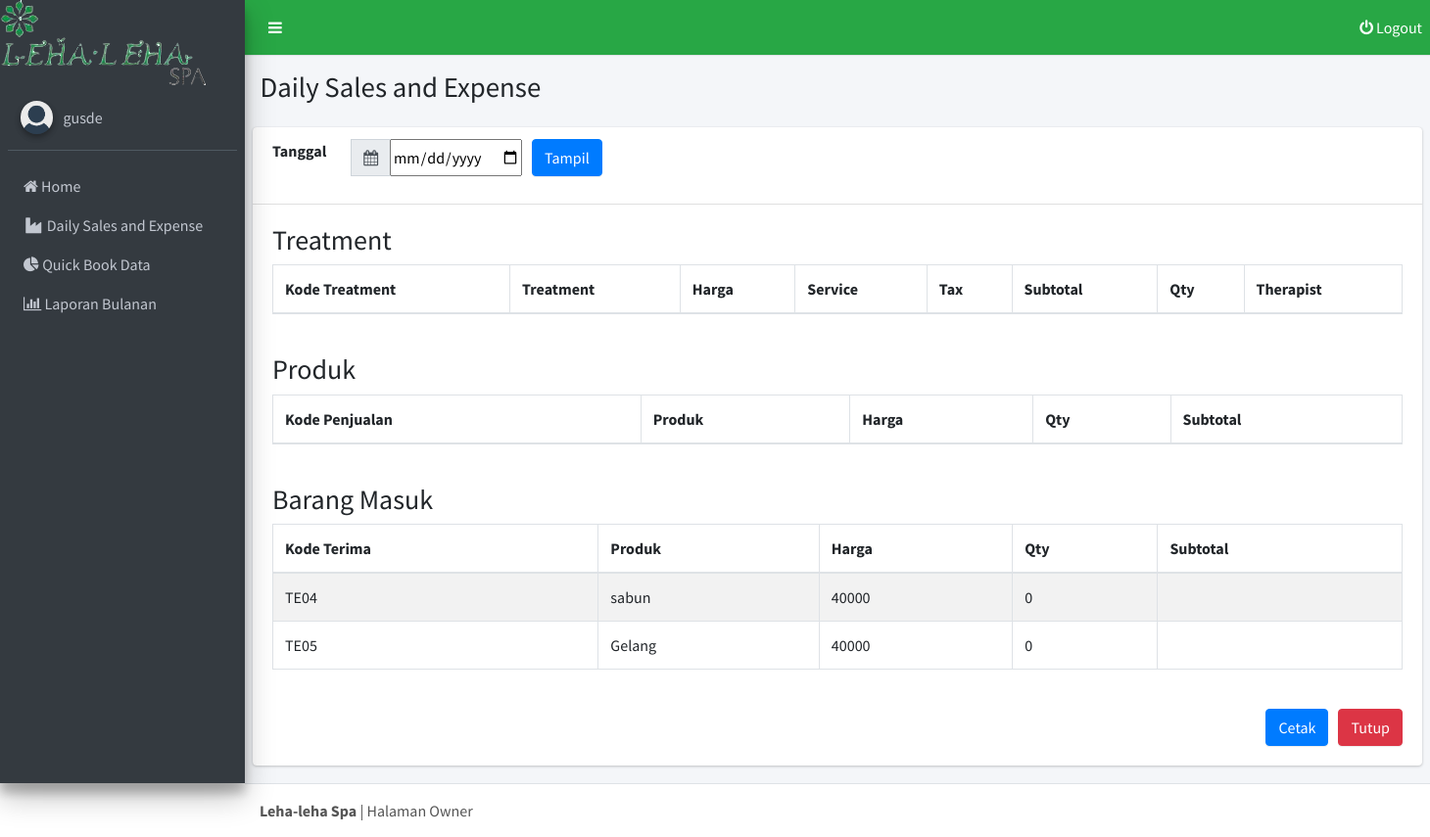
Screenshot of /owner/sales.php (signed in) with the database file from the repository.
### tables this page shows
CREATE TABLE `barang_masuk` (
  `kd_terima` varchar(10) NOT NULL,
  `tgl_terima` date NOT NULL,
  `kd_produk` varchar(10) NOT NULL,
  `kd_suplier` varchar(10) NOT NULL,
  `harga_beli` int(11) NOT NULL,
  `jumlah` int(11) NOT NULL,
  `stok_awal` int(11) NOT NULL,
  `kd_user` varchar(10) NOT NULL
);

CREATE TABLE `produk` (
  `kd_produk` varchar(10) NOT NULL,
  `nama_produk` varchar(15) NOT NULL,
  `harga_jual` int(11) NOT NULL,
  `satuan` varchar(20) NOT NULL,
  `stok` int(11) NOT NULL,
  `tgl_kadaluarsa` date NOT NULL
);

### owner/sales.php (the view, shortened to what this page needs)
<?php
  include 'config.php';
?>
<!DOCTYPE html>
<html>
<head>
  <?php include 'style.php'; ?>
  </head>
<body class="hold-transition sidebar-mini">
<div class="wrapper">
  <?php include 'top.php' ?>
  <?php include 'sidebar.php' ?>
  <div class="content-wrapper">
    <section class="content-header">
      <div class="container-fluid">
        <div class="row mb-2">
          <div class="col-sm-6">
            <h1>Daily Sales and Expense</h1>
          </div>
          </div>
      </div>
    </section>
    <section class="content">
      <div class="row">
        <div class="col-12">
          <div class="card">
            <div class="card-header">
            <form method="GET" action="" name = "form" onsubmit="return qbd()">
              <div class="form-group">
                <div class="input-group">
                  <label>Tanggal</label>
                    <div class="input-group-prepend" style="margin-left:25px;">
                      <span class="input-group-text"><i class="fa fa-calendar"></i></span>
                    </div>
                      <input type="date" name="tgl" id="tgl"/>
                      <button style="margin-left:10px;" type="submit" class="btn btn-primary">Tampil</button>
                </div>
              </div>
            </form>
            </div>
            <div class="card-body">
            <h3>Treatment</h3>
            <?php
            $tgl=$_GET['tgl'];
              ?>
            <?php
              echo "<table id=\"example1\" class= \"table table-bordered table-striped\">
                <thead>
                <tr>
                  <th>Kode Treatment</th>
                  <th>Treatment</th>
                  <th>Harga</th>
                  <th>Service</th>
                  <th>Tax</th>
                  <th>Subtotal</th>
                  <th>Qty</th>
                  <th>Therapist</th>
                </tr>
                </thead>
                <tbody>";
                 echo"</tfoot>
                </table>";
              ?>
            </div>
            <div class="card-body">
            <h3>Produk</h3>
            <?php
              echo "<table id=\"example3\" class= \"table table-bordered table-striped\">
                <thead>
                <tr>
                  <th>Kode Penjualan</th>
                  <th>Produk</th>
                  <th>Harga</th>
                  <th>Qty</th>
                  <th>Subtotal</th>
                  </tr>
                </thead>
                <tbody>";
                 echo"</tfoot>
                </table>";
              ?>
            </div>
            <div class="card-body">
            <h3>Barang Masuk</h3>
            <?php
             $hasil =  mysqli_query($connect, "SELECT * FROM barang_masuk INNER JOIN produk ON barang_masuk.kd_produk=produk.kd_produk WHERE tgl_terima='$tgl'")or die(mysqli_error($connect));
            ?>
            <?php
              echo "<table id=\"example4\" class= \"table table-bordered table-striped\">
                <thead>
                <tr>
                  <th>Kode Terima</th>
                  <th>Produk</th>
                  <th>Harga</th>
                  <th>Qty</th>
                  <th>Subtotal</th>
                  </tr>
                </thead>
                <tbody>";
                while ($data=mysqli_fetch_array($hasil)){
                echo "
                <tr>
                  <td>$data[kd_terima]</td>
                  <td>$data[nama_produk]</td>
                  <td>$data[harga_beli]</td>
                  <td>$data[jumlah]</td>
                  <td>$data[subtotal]</td>
                  </tr>";
                  }
                 echo"</tfoot>
                </table>";
              ?>
            </div>
            <div class='card-body'>
            <form action="cetak1.php" method="POST"  target="_blank" >
              <a href="index.php"><button type="button" class="btn btn-danger pull-right" data-dismiss="modal">Tutup</button><a>
              <input type="submit" class="btn btn-primary pull-right" style="margin-right: 10px;"value="Cetak" ></input>
            </form>
            </div>
            </div>
          </div>
        </div>
      </div>
  </div>
  <?php include'footer.php' ?>
</body>
</html>

### rows the page displays
barang_masuk: kd_terima "TE04", kd_produk.nama_produk "sabun", harga_beli "40000", jumlah "0"
barang_masuk: kd_terima "TE05", kd_produk.nama_produk "Gelang", harga_beli "40000", jumlah "0"

### other values shown
$_SESSION[nama] "gusde"
